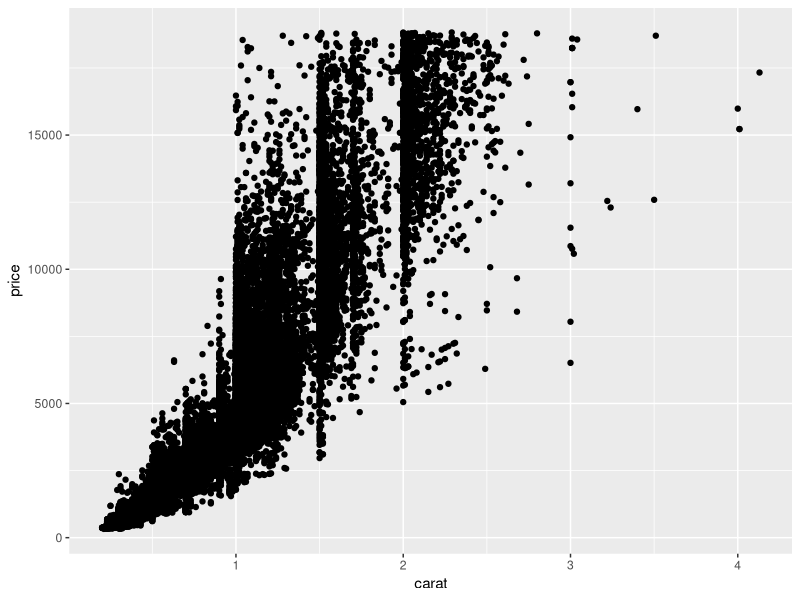
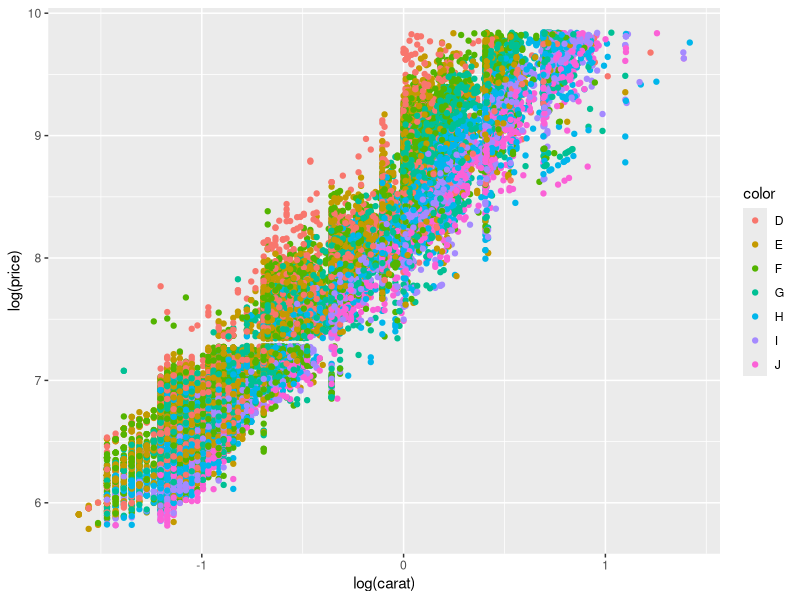

Source code (R) for these figures, in order:
library(tidyverse)

dat <- diamonds %>%
  mutate(across(where(is.ordered), as.character))

set.seed(1234)
training_index <- sample(1:nrow(dat), 37758)

training_dat <- dat[training_index,]
test_dat <- dat[-training_index,]

diamonds %>%
  select(where(is.numeric)) %>%
  cor()


training_dat %>%
  ggplot(aes(x=carat, y=price)) +
  geom_point()

simple_mod <- lm(price ~ carat, data = training_dat)

summary(simple_mod)


# Examine factor variables:
training_dat %>%
  ggplot(aes(x=log(carat), y=log(price))) +
  geom_point(aes(color=color))


color_mod <- lm(price ~ color + carat, data = training_dat)

summary(color_mod)

color_x_mod <- lm(price ~ color + carat + x, data = training_dat)

summary(color_x_mod)


# SSE metric (higher is worse)
calculate_sse <- function(model, data, response_col = NULL) {
  # 1. Validate inputs
  if (!inherits(model, "lm")) {
    stop("Argument 'model' must be a fitted linear model (class 'lm').")
  }
  if (!is.data.frame(data)) {
    stop("Argument 'data' must be a data frame.")
  }
  
  # 2. Identify the response variable
  if (is.null(response_col)) {
    response_col <- all.vars(formula(model))[1]
  }
  
  if (!response_col %in% names(data)) {
    stop(sprintf("Response variable '%s' not found in the provided dataset.", response_col))
  }
  
  # 3. Compute predicted values and actuals
  y_actual <- data[[response_col]]
  y_pred <- predict(model, newdata = data)
  
  # 4. Handle any missing data rows consistently
  residuals <- y_actual - y_pred
  valid_residuals <- residuals[!is.na(residuals)]
  
  # 5. Sum of squared errors
  sse <- sum(valid_residuals^2)
  return(sse)
}

# simple_mod, color_mod, color_x_mod

color_x_y_mod <- lm(price ~ carat + x + y + color, data = training_dat)

calculate_sse(simple_mod, data=test_dat) # 39071566886
calculate_sse(color_mod, data=test_dat) # 35307920768
calculate_sse(color_x_mod, data=test_dat) # 34541275953
calculate_sse(color_x_y_mod, data=test_dat) # 34516126909
